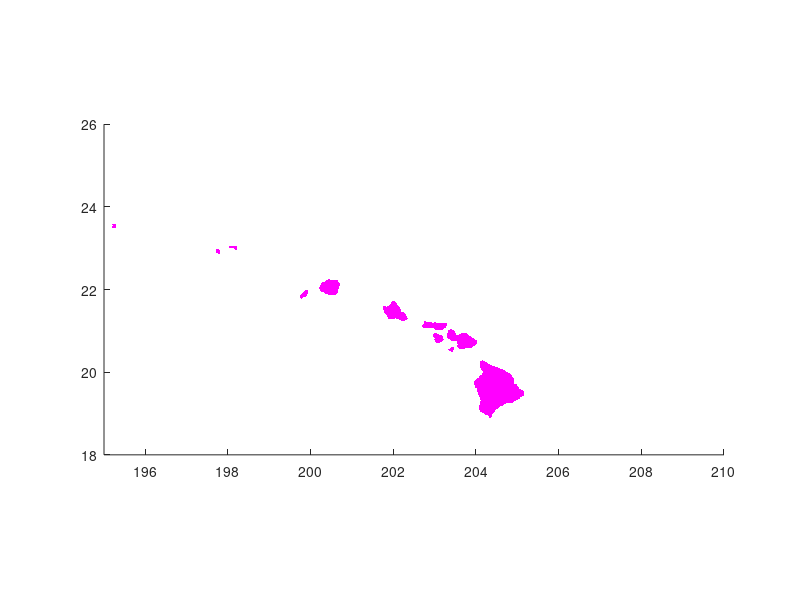

The MATLAB script that drew this image:
function plot_Hawaii_mask()

mask_lon_min=150;
mask_lon_max=165;
mask_lat_min=18;
mask_lat_max=26;

load('Hawaii.mat');
[rows cols]=find(mask_Hawaii);
mlon=mask_lon(cols);
mlat=mask_lat(rows);
hold on
plot(mlon,mlat,'.','MarkerSize',3,'Color','m')
xlim([360-mask_lon_max,360-mask_lon_min])
ylim([mask_lat_min,mask_lat_max])
daspect([1 1 1]);
%axis off;
hold off;
